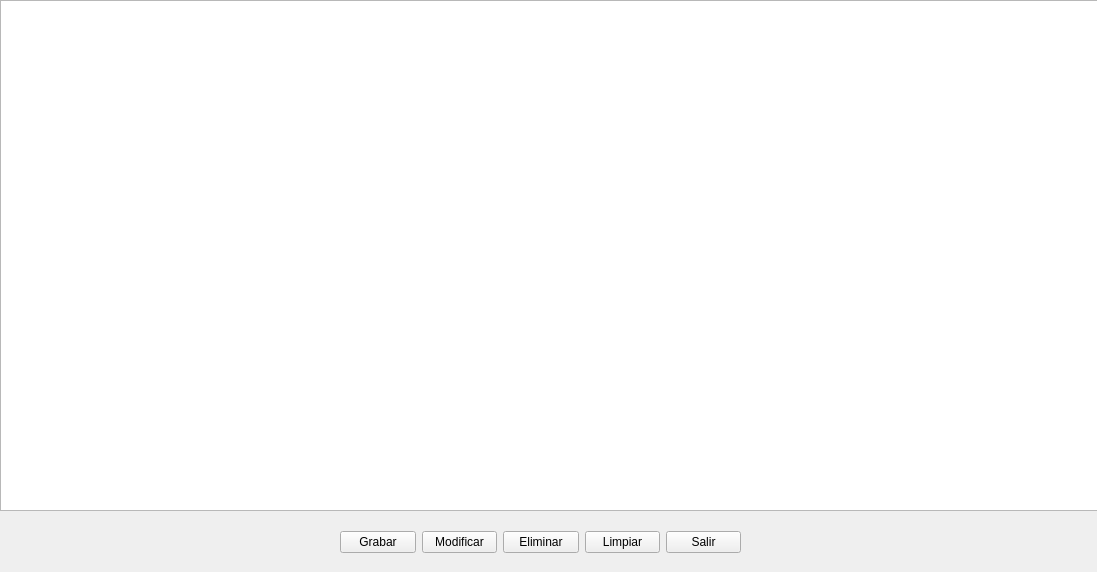
           <widget class="QWidget" name="scrollAreaWidgetContents">
            <property name="geometry">
             <rect>
              <x>0</x>
              <y>0</y>
              <width>1097</width>
              <height>572</height>
             </rect>
            </property>
            <property name="sizePolicy">
             <sizepolicy hsizetype="Expanding" vsizetype="Expanding">
              <horstretch>0</horstretch>
              <verstretch>0</verstretch>
             </sizepolicy>
            </property>
            <widget class="QTableWidget" name="TableClient">
             <property name="geometry">
              <rect>
               <x>0</x>
               <y>0</y>
               <width>1151</width>
               <height>511</height>
              </rect>
             </property>
             <property name="sizePolicy">
              <sizepolicy hsizetype="Expanding" vsizetype="Expanding">
               <horstretch>0</horstretch>
               <verstretch>0</verstretch>
              </sizepolicy>
             </property>
             <property name="layoutDirection">
              <enum>Qt::LeftToRight</enum>
             </property>
             <property name="autoFillBackground">
              <bool>false</bool>
             </property>
             <property name="styleSheet">
              <string notr="true"/>
             </property>
             <property name="autoScroll">
              <bool>true</bool>
             </property>
             <property name="editTriggers">
              <set>QAbstractItemView::NoEditTriggers</set>
             </property>
             <property name="tabKeyNavigation">
              <bool>true</bool>
             </property>
             <property name="rowCount">
              <number>0</number>
             </property>
             <attribute name="horizontalHeaderVisible">
              <bool>false</bool>
             </attribute>
             <attribute name="horizontalHeaderCascadingSectionResizes">
              <bool>false</bool>
             </attribute>
             <attribute name="horizontalHeaderDefaultSectionSize">
              <number>362</number>
             </attribute>
             <attribute name="horizontalHeaderHighlightSections">
              <bool>true</bool>
             </attribute>
             <attribute name="horizontalHeaderShowSortIndicator" stdset="0">
              <bool>false</bool>
             </attribute>
             <attribute name="horizontalHeaderStretchLastSection">
              <bool>false</bool>
             </attribute>
             <attribute name="verticalHeaderCascadingSectionResizes">
              <bool>false</bool>
             </attribute>
             <attribute name="verticalHeaderShowSortIndicator" stdset="0">
              <bool>false</bool>
             </attribute>
             <attribute name="verticalHeaderStretchLastSection">
              <bool>false</bool>
             </attribute>
             <column>
              <property name="text">
               <string>DNI</string>
              </property>
              <property name="font">
               <font>
                <weight>75</weight>
                <bold>true</bold>
               </font>
              </property>
              <property name="textAlignment">
               <set>AlignCenter</set>
              </property>
             </column>
             <column>
              <property name="text">
               <string>APELLIDOS</string>
              </property>
              <property name="font">
               <font>
                <weight>75</weight>
                <bold>true</bold>
               </font>
              </property>
              <property name="textAlignment">
               <set>AlignCenter</set>
              </property>
             </column>
             <column>
              <property name="text">
               <string>NOMBRE</string>
              </property>
              <property name="font">
               <font>
                <weight>75</weight>
                <bold>true</bold>
               </font>
              </property>
              <property name="textAlignment">
               <set>AlignCenter</set>
              </property>
             </column>
            </widget>
            <widget class="QWidget" name="layoutWidget">
             <property name="geometry">
              <rect>
               <x>340</x>
               <y>530</y>
               <width>401</width>
               <height>25</height>
              </rect>
             </property>
             <layout class="QHBoxLayout" name="horizontalLayout">
              <item>
               <widget class="QPushButton" name="btnAltaCli">
                <property name="text">
                 <string>Grabar</string>
                </property>
               </widget>
              </item>
              <item>
               <widget class="QPushButton" name="btnModifCli">
                <property name="text">
                 <string>Modificar</string>
                </property>
               </widget>
              </item>
              <item>
               <widget class="QPushButton" name="btnElimCli">
                <property name="text">
                 <string>Eliminar</string>
                </property>
               </widget>
              </item>
              <item>
               <widget class="QPushButton" name="btnLimpiarCli">
                <property name="text">
                 <string>Limpiar</string>
                </property>
               </widget>
              </item>
              <item>
               <widget class="QPushButton" name="BtnSalir">
                <property name="text">
                 <string>Salir</string>
                </property>
               </widget>
              </item>
             </layout>
            </widget>
           </widget>
